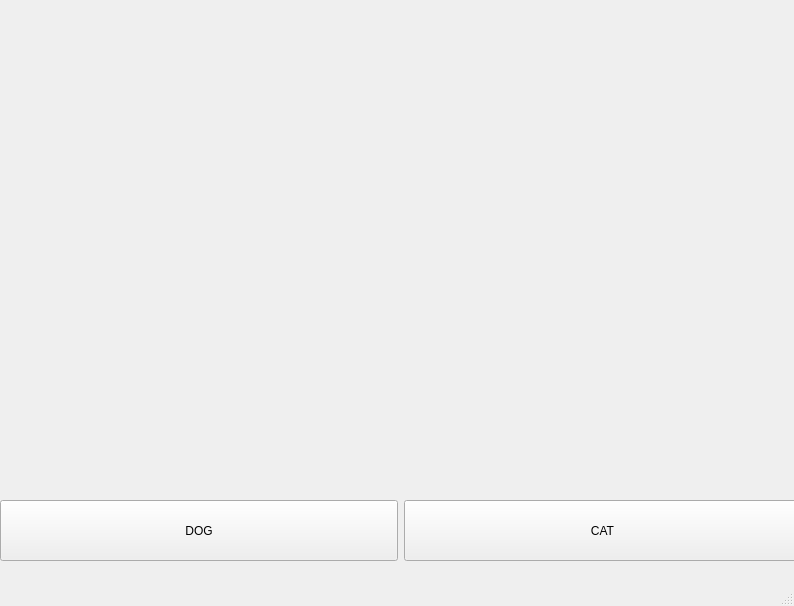
<?xml version="1.0" encoding="UTF-8"?>
<ui version="4.0">
 <class>MainWindow</class>
 <widget class="QMainWindow" name="MainWindow">
  <property name="geometry">
   <rect>
    <x>0</x>
    <y>0</y>
    <width>794</width>
    <height>606</height>
   </rect>
  </property>
  <property name="windowTitle">
   <string>MainWindow</string>
  </property>
  <widget class="QWidget" name="centralwidget">
   <widget class="QLabel" name="lblphoto">
    <property name="geometry">
     <rect>
      <x>0</x>
      <y>0</y>
      <width>801</width>
      <height>491</height>
     </rect>
    </property>
    <property name="text">
     <string/>
    </property>
    <property name="pixmap">
     <pixmap>imgs/cat.jpg</pixmap>
    </property>
    <property name="scaledContents">
     <bool>true</bool>
    </property>
   </widget>
   <widget class="QWidget" name="">
    <property name="geometry">
     <rect>
      <x>0</x>
      <y>500</y>
      <width>801</width>
      <height>61</height>
     </rect>
    </property>
    <layout class="QHBoxLayout" name="horizontalLayout">
     <item>
      <widget class="QPushButton" name="btnDog">
       <property name="sizePolicy">
        <sizepolicy hsizetype="Minimum" vsizetype="Expanding">
         <horstretch>0</horstretch>
         <verstretch>0</verstretch>
        </sizepolicy>
       </property>
       <property name="text">
        <string>DOG</string>
       </property>
      </widget>
     </item>
     <item>
      <widget class="QPushButton" name="btnCat">
       <property name="sizePolicy">
        <sizepolicy hsizetype="Minimum" vsizetype="Expanding">
         <horstretch>0</horstretch>
         <verstretch>0</verstretch>
        </sizepolicy>
       </property>
       <property name="text">
        <string>CAT</string>
       </property>
      </widget>
     </item>
    </layout>
   </widget>
  </widget>
  <widget class="QMenuBar" name="menubar">
   <property name="geometry">
    <rect>
     <x>0</x>
     <y>0</y>
     <width>794</width>
     <height>26</height>
    </rect>
   </property>
  </widget>
  <widget class="QStatusBar" name="statusbar"/>
 </widget>
 <resources/>
 <connections/>
</ui>
